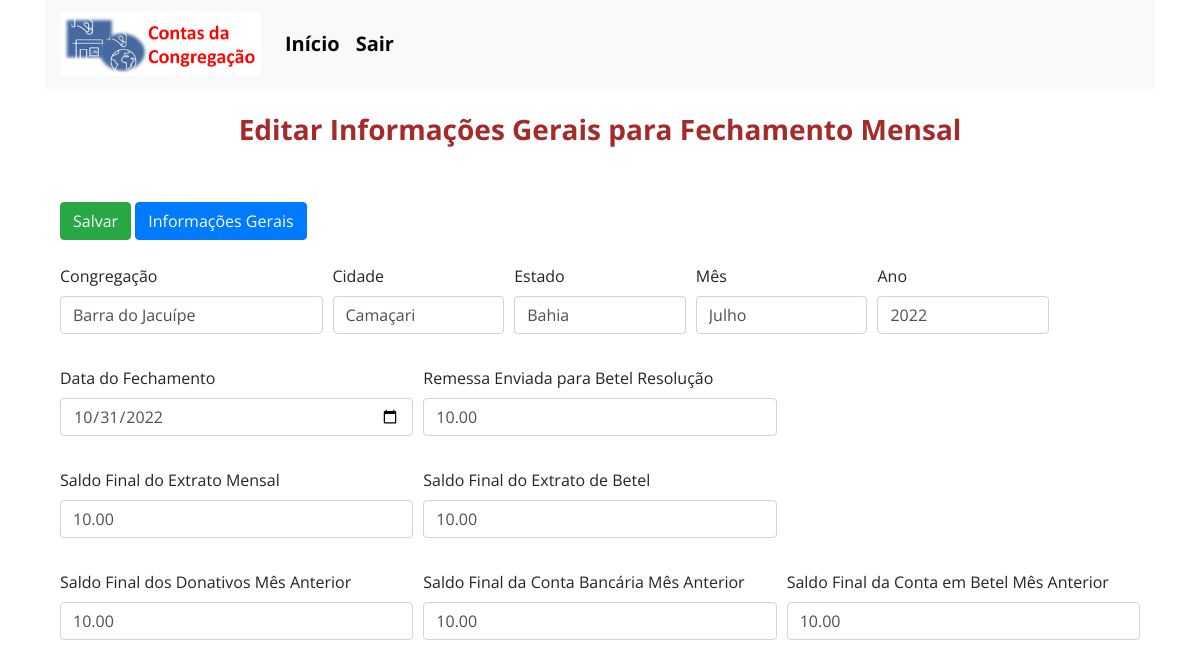
Screenshot of /editar_gerais_contas/6 (signed in) with the database file from the repository.
### contas/models.py (models this page shows)
class Gerais(models.Model):
    congregação = models.CharField(max_length=60, blank=True, null=True)
    cidade = models.CharField(max_length=60, blank=True, null=True)
    estado = models.CharField(max_length=60, blank=True, null=True)
    mês = models.CharField(max_length=60, blank=True, null=True)
    ano = models.CharField(max_length=60, blank=True, null=True)
    data_do_Fechamento = models.DateField(blank=True, null=True,)
    saldo_Final_do_Extrato_Mensal = models.DecimalField(blank=True, null=True, max_digits = 10, decimal_places = 2)
    remessa_Enviada_para_Betel_Resolução = models.DecimalField(blank=True, null=True, max_digits = 10, decimal_places = 2)
    saldo_Final_do_Extrato_de_Betel = models.DecimalField(blank=True, null=True, max_digits = 10, decimal_places = 2)
    saldo_Final_dos_Donativos_Mês_Anterior = models.DecimalField(blank=True, null=True, max_digits = 10, decimal_places = 2)
    saldo_Final_da_Conta_Bancária_Mês_Anterior = models.DecimalField(blank=True, null=True, max_digits = 10, decimal_places = 2)
    saldo_Final_da_Conta_em_Betel_Mês_Anterior = models.DecimalField(blank=True, null=True, max_digits = 10, decimal_places = 2)

### contas/views.py (the view, shortened to what this page needs)
# urls.py: path('editar_gerais_contas/<int:id>', views.editar_gerais_contas),
@login_required
def editar_gerais_contas(request, id):
    editar_gerais = get_object_or_404(Gerais, pk=id)
    form = Form_Gerais(instance=editar_gerais)
    return render(request, 'cp/editar_gerais_contas.html', {'form':form ,'editar_gerais': editar_gerais})

### contas/forms.py
class Form_Gerais(forms.ModelForm):
    class Meta:
        model = Gerais
        fields = '__all__'
        widgets = {
            'data_do_Fechamento': forms.DateInput(format=('%Y-%m-%d'), attrs={'class':'form-control', 'placeholder':'Select Date','type': 'date'})
        }

### templates/cp/editar_gerais_contas.html (shortened to what this page needs)
{% extends 'base.html' %}
{% load crispy_forms_tags %}
{% block content %}
<div class="container">
 <span id='span_h3'><h3>Editar Informações Gerais para Fechamento Mensal</h3></span>
  <br>
  <br>
    <form method="post">
        <input type="submit" class="btn btn-success" value="Salvar">
        <a href="/view_gerais_contas" class="btn btn-primary" role="button" aria-pressed="true">Informações Gerais</a>
         <br>
        <br>
        <div class="form-row">
        <div class="form-group col-md-3">
            {{ form.congregação|as_crispy_field }}
        </div>
        <div class="form-group col-md-2">
            {{ form.cidade|as_crispy_field }}
        </div>
        <div class="form-group col-md-2">
            {{ form.estado|as_crispy_field }}
        </div>
        <div class="form-group col-md-2">
            {{ form.mês|as_crispy_field }}
        </div>
        <div class="form-group col-md-2">
            {{ form.ano|as_crispy_field }}
        </div>
        </div>
        <div class="form-row">
        <div class="form-group col-md-4">
            {{ form.data_do_Fechamento|as_crispy_field }}
        </div>
        <div class="form-group col-md-4">
            {{ form.remessa_Enviada_para_Betel_Resolução|as_crispy_field }}
        </div>
         </div>
        <div class="form-row">
        <div class="form-group col-md-4">
            {{ form.saldo_Final_do_Extrato_Mensal|as_crispy_field }}
        </div>
        <div class="form-group col-md-4">
            {{ form.saldo_Final_do_Extrato_de_Betel|as_crispy_field }}
        </div>
        </div>
         <div class="form-row">
            <div class="form-group col-md-4">
                {{ form.saldo_Final_dos_Donativos_Mês_Anterior|as_crispy_field }}
            </div>
        <div class="form-group col-md-4">
            {{ form.saldo_Final_da_Conta_Bancária_Mês_Anterior|as_crispy_field }}
        </div>
        <div class="form-group col-md-4">
            {{ form.saldo_Final_da_Conta_em_Betel_Mês_Anterior|as_crispy_field }}
        </div>
 </form>
 </div>
 {% endblock %}

### static/css/style.css (style rules this page uses)
body { margin: 0; position: relative; height: 100vh; width: 100vw; font-family: 'Open Sans', sans-serif; background-size: cover; }
h3 { font-weight:bolder; text-align: center; color: brown; }

### rows the page displays
Gerais: congregação "Barra do Jacuípe", cidade "Camaçari", estado "Bahia", mês "Julho", ano "2022", data_do_Fechamento "10/31/2022", remessa_Enviada_para_Betel_Resolução "10.00", saldo_Final_do_Extrato_Mensal "10.00", saldo_Final_do_Extrato_de_Betel "10.00", saldo_Final_dos_Donativos_Mês_Anterior "10.00", saldo_Final_da_Conta_Bancária_Mês_Anterior|as_crispy_field "10.00", saldo_Final_da_Conta_em_Betel_Mês_Anterior|as_crispy_field "10.00"
